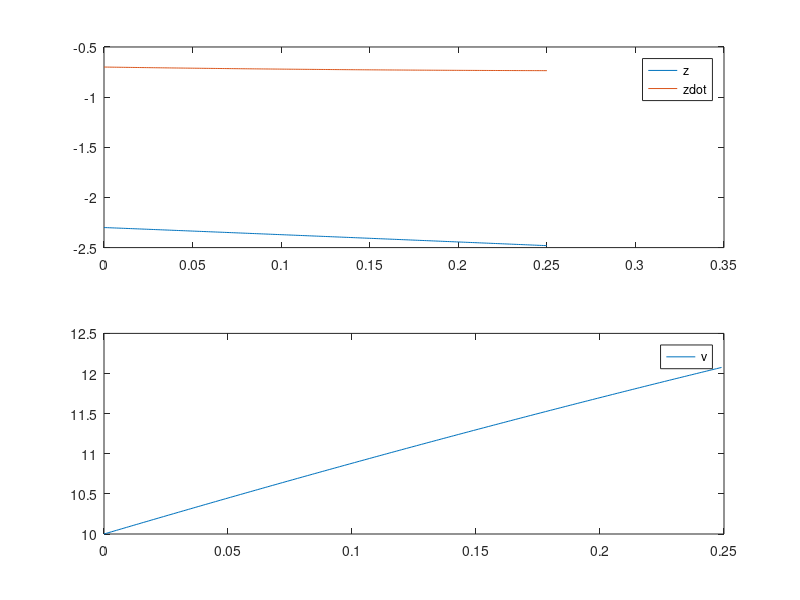

The MATLAB source for this figure:
function startercode045601
[T,X,U,XFORDISPLAY] = RunSimulation;
PlotResults(T,X,U);
z = mat2str(XFORDISPLAY(1),8)
zdot = mat2str(XFORDISPLAY(2),8)
end

function [actuators,data] = initControlSystem(sensors,references,parameters,data)
%%%%%%%%%%%%%%%%%%
% MODIFY
data.A = [0, 1; 1/4, 1/4];
data.B = [0; 1/8];
data.C = [1, 0];
data.xhat = [0;0];
data.u = 0;

qC = eye(length(data.A - 1));
rC = 3.9;

qO = 1.3;
rO = eye(length(data.A - 1));

data.K = lqr(data.A, data.B, qC, rC);
data.L = lqr(data.A', data.C', inv(rO), inv(qO))';
%
%%%%%%%%%%%%%%%%%%
[actuators,data] = runControlSystem(sensors,references,parameters,data);
end

function [actuators,data] = runControlSystem(sensors,references,parameters,data)
%%%%%%%%%%%%%%%%%%
% MODIFY
zE = -2;
vE = -2*zE + 6;
u = -data.K*data.xhat;
y = sensors.z - zE;
data.xhat = data.xhat + (data.A*data.xhat + data.B*u - data.L*(data.C*data.xhat - y)) * parameters.tStep;
actuators.v = u + vE;
%
%%%%%%%%%%%%%%%%%%
end

function [T,X,U,XFORDISPLAY] = RunSimulation
[t,x,tStep,nSteps,nStepsForDisplay] = InitSimulation;
T = t;
X = x;
U = [];
controller.init = @initControlSystem;
controller.run = @runControlSystem;
controller.sensors = GetSensors(t,x);
controller.references = struct;
controller.parameters = struct('tStep',tStep);
controller.data = struct;
[controller.actuators,controller.data] = ...
    controller.init(controller.sensors, ...
                    controller.references, ...
                    controller.parameters, ...
                    controller.data);
for iStep = 1:nSteps
    u = GetInput(controller.actuators);
    [t,x] = ode45(@(t,x) GetXDot(t,x,u),[t t+tStep],x);
    t = t(end);
    x = x(end,:)';
    controller.sensors = GetSensors(t,x);
    [controller.actuators,controller.data] = ...
    controller.run(controller.sensors, ...
                    controller.references, ...
                    controller.parameters, ...
                    controller.data);
    T = [T t];
    X = [X x];
    U = [U u];
    if iStep==nStepsForDisplay
        XFORDISPLAY = x;
    end
end
end

function [t,x,tStep,nSteps,nStepsForDisplay] = InitSimulation
t = 0;
x = [-2.30; -0.70];
tStep = 0.001;
nStepsForDisplay = 25;
nSteps = 250;
end

function u = GetInput(actuators)
u = actuators.v;
end

function sensors = GetSensors(t,x)
sensors.t = t;
sensors.z = x(1);
end

function xdot = GetXDot(t,x,u)
xdot = [x(2); (1/8)*(-(-2*x(2)+-2*x(1)+6)+u(1))];
end

function PlotResults(T,X,U)
clf;
subplot(2,1,1);
plot(T,X);
legend('z','zdot');
subplot(2,1,2);
plot(T(1:end-1),U);
legend('v');
end
